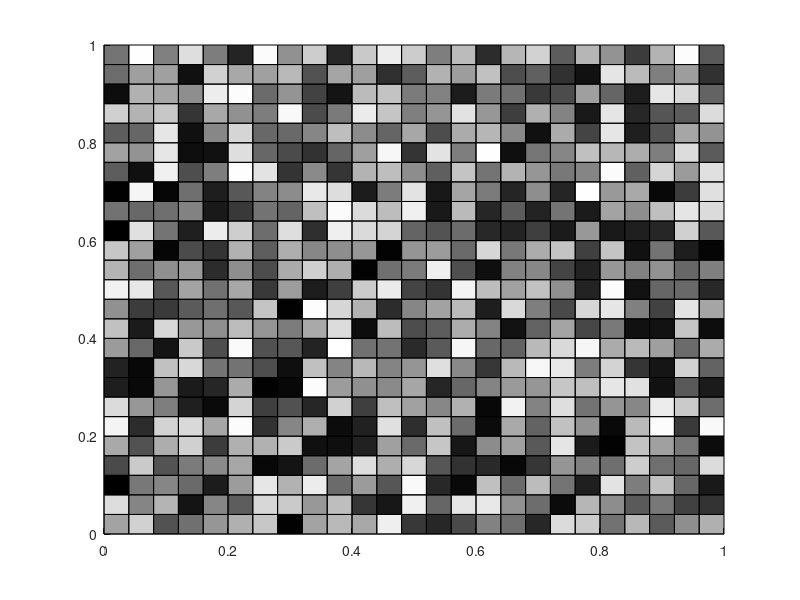

MATLAB code for this plot:
close all; clear all; clc
n = 25;
m = 25;
sz = [n m]; % size of board
surface_grid = rand(n,m);
cells = [];
figure; hold on
for ind = 1:1:n
    yvec = [(ind-1)/n (ind-1)/n ind/n ind/n];
    for jind = 1:1:m
        xvec = [(jind-1)/m jind/m jind/m (jind-1)/m];
        face_alpha = surface_grid(ind,jind);
        fill(xvec,yvec,'black','FaceAlpha',face_alpha)
        cells(ind*jind).xv = xvec;
        cells(ind*jind).yv = yvec;
        cells(ind*jind).cost = face_alpha;
    end
end

% make a grid Thrusday
% convert some grid cells to polytopes Friday-Monday
% add these two a set of other polytopes Monday
% subtract polytopes from background and triangulate Monday-Tuesday